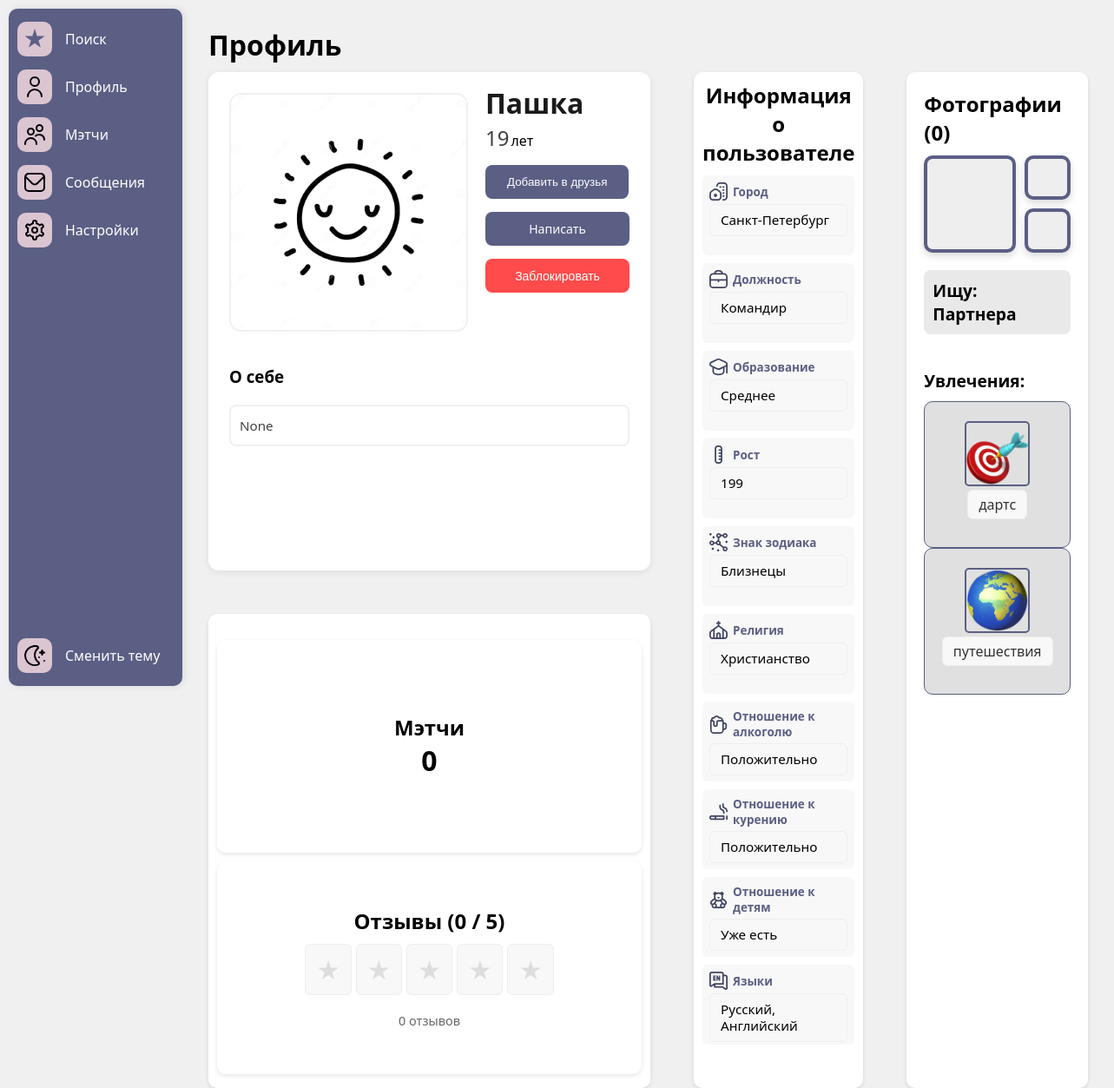
Page /profile/16/ (signed in) on the committed database.
### authuser/models.py (models this page shows, shortened)
class User(AbstractBaseUser, PermissionsMixin): #Сам юзер
    full_name = models.CharField(max_length=100)
    email = models.EmailField(unique=True)
    is_active = models.BooleanField(default=True)
    is_staff = models.BooleanField(default=False)
    is_ai = models.BooleanField(default=False)
    objects = CustomUserManager()
    USERNAME_FIELD = 'email'
    REQUIRED_FIELDS = ['full_name']

class Profile(models.Model): #Профиль с основной инфой, отображающейся в профиле
    user = models.OneToOneField(User, on_delete=models.CASCADE, related_name='profile')
    avatar = models.ImageField(upload_to='avatars/', blank=True, null=True, default='avatars/default_avatar.jpg')
    gender = models.ForeignKey('Gender', on_delete=models.SET_NULL, blank=True, null=True)
    job = models.CharField(max_length=20, blank=True, null=True)
    birth_date = models.DateField(blank=True, null=True)
    bio = models.CharField(max_length=200, blank=True, null=True)
    city = models.ForeignKey('City', on_delete=models.SET_NULL, blank=True, null=True)
    interests = models.ManyToManyField('Interest', blank=True)
    height = models.PositiveIntegerField(blank=True, null=True)
    zodiac_sign = models.ForeignKey('Zodiac', on_delete=models.SET_NULL, blank=True, null=True)
    smoking = models.ForeignKey('Smoking', on_delete=models.SET_NULL, blank=True, null=True)
    alcohol = models.ForeignKey('Alcohol', on_delete=models.SET_NULL, blank=True, null=True)
    religion = models.ForeignKey('Religion', on_delete=models.SET_NULL, blank=True, null=True)
    education = models.ForeignKey('Education', on_delete=models.SET_NULL, blank=True, null=True)
    children = models.ForeignKey('Children', on_delete=models.SET_NULL, blank=True, null=True)
    language = models.ManyToManyField('Language', blank=True, null=True)
    relationship = models.ForeignKey('Relationship', on_delete=models.SET_NULL, blank=True, null=True)
    @property
    def age(self):
        if not self.birth_date:
            return None
        today = date.today()
        born = self.birth_date
        return today.year - born.year - ((today.month, today.day) < (born.month, born.day))

class City(models.Model):
    name = models.CharField(max_length=20, unique=True)
    def __str__(self):
        return self.name

class Education(models.Model):
    name = models.CharField(max_length=20, unique=True)
    def __str__(self):
        return self.name

class Zodiac(models.Model):
    name = models.CharField(max_length=20, unique=True)
    def __str__(self):
        return self.name

class Religion(models.Model):
    name = models.CharField(max_length=20, unique=True)
    def __str__(self):
        return self.name

class Alcohol(models.Model):
    name = models.CharField(max_length=20, unique=True)
    def __str__(self):
        return self.name

class Smoking(models.Model):
    name = models.CharField(max_length=20, unique=True)
    def __str__(self):
        return self.name

class Children(models.Model):
    name = models.CharField(max_length=20, unique=True)
    def __str__(self):
        return self.name

class Language(models.Model):
    name = models.CharField(max_length=20, unique=True)

class Relationship(models.Model):
    name = models.CharField(max_length=20, unique=True)
    def __str__(self):
        return self.name

class Interest(models.Model):
    name = models.CharField(max_length=20, unique=True)
    image = models.ImageField(upload_to='interests/', blank=True, null=True)

### compatibility/views.py (the view)
# urls.py: path('profile/<int:user_id>/',user_profile, name='user_profile'),
@login_required
def user_profile(request, user_id): #Чужой профиль
    user = request.user
    if user.id == user_id: #Если айди наш, то идем на наш профиль
        return redirect('profile')
    user_prof = get_object_or_404(User, id=user_id)
    profile = get_object_or_404(Profile, user=user_prof)
    can_review = not Review.objects.filter(author=user, receiver=user_prof).exists() #Писал ли отзыв до
    reviews = Review.objects.filter(receiver=user_prof).select_related('author__profile') #Отзывы на странице
    avg_rating = reviews.aggregate(Avg('rating'))['rating__avg'] or 0 #Рейтинг
    friendship = Friendship.objects.filter(
        (Q(from_user=user, to_user=user_prof) | Q(from_user=user_prof, to_user=user)),
        status__in=['pending', 'accepted']
    ).first()
    friendship_status = friendship.status if friendship else 'none' #Проверка дружбы
    is_request_sent = friendship.from_user == user if friendship else False #Отправлен ли запрос
    friendship_id = friendship.id if friendship else None #айди дружбы. Нужно в хтмл
    if request.method == 'POST' and 'submit_review' in request.POST: #Оставляем отзыв
        form = ReviewForm(request.POST)
        if form.is_valid() and can_review:
            review = form.save(commit=False)
            review.author = user
            review.receiver = user_prof
            review.save()
            return redirect('user_profile', user_id=user_id)
    else:
        form = ReviewForm()
    context = {
        'profile': profile,
        'user': user_prof,
        'reviews': reviews,
        'avg_rating': round(avg_rating, 1),
        'review_form': form,
        'can_review': can_review,
        'friendship_status': friendship_status,
        'is_request_sent': is_request_sent,
        'friendship_id': friendship_id,
        'is_blocked': Block.objects.filter(blocker=user, blocked=user_prof).exists(),
        'is_blocked_by_user': Block.objects.filter(blocker=user_prof, blocked=user).exists(),
    }
    return render(request, 'user_profile.html', context)

### templates/user_profile.html (shortened to what this page needs)
{% extends 'base.html' %}
{% load static %}
{% block extra_css %}
<link rel="stylesheet" href="{% static 'css/profile_style.css' %}">
{% endblock %}
{% block content %}
{% if is_blocked_by_user %}
<div style="text-align: center; padding: 50px;">
    <h2>🚫 Вы заблокированы пользователем {{ user.full_name }}</h2>
    <p>Просмотр профиля недоступен</p>
</div>
{% else %}
<div>
    <h1 style="margin-bottom: 10px;">Профиль</h1>
</div>
<div class="stats">
    <div class="profile-card">
        <div class="profile-header">
            <div class="avatar-wrapper">
                <img class="avatar"
                     src="{{ user.profile.avatar.url }}"
                     alt="Profile photo"
                     onclick="openPhotoPreview(this.src)">
            </div>
            <div class="profile-meta">
                <div class="name-age-group">
                    <h1 class="user-name">
                        {{ user.full_name }}
                    </h1>
                    {% if user.profile.age %}
                    <div class="age-display">
                        <span class="age-value">{{ user.profile.age }}</span>
                        <span class="age-label">лет</span>
                    </div>
                    {% endif %}
                    {% if user.id != request.user.id %}
                        {% if friendship_status == 'accepted' %}
                            <form action="{% url 'remove_friend' user.id %}" method="post">
                                {% csrf_token %}
                                <button style="margin-top: 15px;" class="btn btn-danger">Удалить из друзей</button>
                            </form>
                        {% else %}
                            <form action="{% url 'send_friend_request' user.id %}" method="post">
                                <button style="margin-top: 15px;" class="btn btn-primary">Добавить в друзья</button>
                            </form>
                        {% endif %}
                    {% endif %}
                    <div class="actions-group right">
                        <a href="{% url 'messenger_detail' user.id %}"
                           class="btn btn-primary message-btn"
                           style="font-weight: 400; font-size: 14px; height: 39px; display: inline-flex; align-items: center; justify-content: center; padding: 0 30px; margin-top: 15px; width: 166px; margin-right: auto;">
                            Написать
                        </a>
                    </div>
                    <div class="block-section">
                        {% if request.user != user %}
                        {% if is_blocked %}
                        <form action="{% url 'unblock_user' user.id %}" method="post">
                            {% csrf_token %}
                            <button style="font-weight: 400; font-size: 14px; height: 39px; display: inline-flex;  align-items: center; justify-content: center; padding: 0 30px; margin-top: 15px; width: 166px;" class="btn btn-dark">Разблокировать</button>
                        </form>
                        {% else %}
                        <form action="{% url 'block_user' user.id %}" method="post">
                            <button style="font-weight: 400; font-size: 14px; height: 39px; display: inline-flex;  align-items: center; justify-content: center; padding: 0 30px; margin-top: 15px; width: 166px;" class="btn btn-danger">Заблокировать</button>
                        </form>
                        {% endif %}
                        {% endif %}
                    </div>
                </div>
            </div>
        </div>
        <div class="bio-section">
            <h3 class="section-title">О себе</h3>
            <div class="bio-frame">
                <p class="bio-text">{{ user.profile.bio }}</p>
            </div>
        </div>
    </div>
    <div class="stat-box animate rectangle-box skip-box">
        <h2 style="text-align: center; margin-bottom: 10px;">Информация о пользователе</h2>
        <div class="info-item">
            <div class="info-header">
                <img src="{% static 'icons/city.svg' %}" class="info-icon" alt="Город">
                <h3 class="info-title">Город</h3>
            </div>
            <span class="info-content">
                {{ user.profile.city|default:"Не указан" }}
            </span>
        </div>
        <div class="info-item">
            <div class="info-header">
                <img src="{% static 'icons/job.svg' %}" class="info-icon" alt="Должность">
                <h3 class="info-title">Должность</h3>
            </div>
            <span class="info-content">
                {{ user.profile.job|default:"Не указан" }}
            </span>
        </div>
        <div class="info-item">
            <div class="info-header">
                <img src="{% static 'icons/education.svg' %}" class="info-icon" alt="Образование">
                <h3 class="info-title">Образование</h3>
            </div>
            <span class="info-content">
                {{ user.profile.education|default:"Не указан" }}
            </span>
        </div>
        <div class="info-item">
            <div class="info-header">
                <img src="{% static 'icons/height.svg' %}" class="info-icon" alt="Рост">
                <h3 class="info-title">Рост</h3>
            </div>
            <span class="info-content">
                {{ user.profile.height|default:"Не указан" }}
            </span>
        </div>
        <div class="info-item">
            <div class="info-header">
                <img src="{% static 'icons/zodiac_sign.svg' %}" class="info-icon" alt="Знак_зодиака">
                <h3 class="info-title">Знак зодиака</h3>
            </div>
            <span class="info-content">
                {{ user.profile.zodiac_sign|default:"Не указан" }}
            </span>
        </div>
        <div class="info-item">
            <div class="info-header">
                <img src="{% static 'icons/religion.svg' %}" class="info-icon" alt="Религия">
                <h3 class="info-title">Религия</h3>
            </div>
            <span class="info-content">
                {{ user.profile.religion|default:"Не указан" }}
            </span>
        </div>
        <div class="info-item">
            <div class="info-header">
                <img src="{% static 'icons/alcohol.svg' %}" class="info-icon" alt="Отношение_к_алкоголю">
                <h3 class="info-title">Отношение к алкоголю</h3>
            </div>
            <span class="info-content">
                {{ user.profile.alcohol|default:"Не указан" }}
            </span>
        </div>
        <div class="info-item">
            <div class="info-header">
                <img src="{% static 'icons/smoking.svg' %}" class="info-icon" alt="Отношение_к_курению">
                <h3 class="info-title">Отношение к курению</h3>
            </div>
            <span class="info-content">
                {{ user.profile.smoking|default:"Не указан" }}
            </span>
        </div>
        <div class="info-item">
            <div class="info-header">
                <img src="{% static 'icons/children.svg' %}" class="info-icon" alt="Отношение_к_детям">
                <h3 class="info-title">Отношение к детям</h3>
            </div>
            <span class="info-content">
                {{ user.profile.children|default:"Не указан" }}
            </span>
        </div>
        <div class="info-item">
            <div class="info-header">
                <img src="{% static 'icons/language.svg' %}" class="info-icon" alt="Языки">
                <h3 class="info-title">Языки</h3>
            </div>
            <span class="info-content">
                {% for lang in profile.language.all %}
                {{ lang.name }}{% if not forloop.last %}, {% endif %}
                {% empty %}
                Нет добавленных языков
                {% endfor %}
            </span>
        </div>
    </div>
    <div class="stat-box animate rectangle-box skip-box dlc-block">
        <div class="photos-section">
            <h2>Фотографии ({{ profile.photos.count }})</h2>
            <div class="photos-container">
                {% for photo in profile.photos.all|dictsortreversed:"uploaded_at"|slice:":3" %}
                <div class="{% if forloop.first %}large-photo{% else %}small-photo{% endif %} photo-wrapper">
                    {% if forloop.last and profile.photos.count > 3 %}
                    <div class="blur-container">
                        <img src="{{ photo.image.url }}" class="photo-image" onclick="openPhotoPreview(this.src)">
                    </div>
                    <div class="overlay" onclick="openPhotoModal()">
                        <span class="plus-icon">+{{ profile.photos.count|add:"-2" }}</span>
                    </div>
                    {% else %}
                    <img src="{{ photo.image.url }}" class="photo-image" onclick="openPhotoPreview(this.src)">
                    {% endif %}
                </div>
                {% empty %}
                <div class="large-photo photo-wrapper"></div>
                <div class="small-photo photo-wrapper"></div>
                <div class="small-photo photo-wrapper"></div>
                {% endfor %}
            </div>
        </div>
        <div class="looking-for">
            <h2>Ищу: {{ user.profile.relationship }}</h2>
        </div>
        <div class="hobbies">
            <h2>Увлечения:</h2>
            <div class="hobbies-grid">
                {% for interest in profile.interests.all %}
                <div class="hobby-tile">
                    <img src="{{ interest.image.url }}" alt="{{ interest.name }}" class="hobby-img">
                    <span>{{ interest.name }}</span>
                </div>
                {% empty %}
                <span>Добавьте увлечения</span>
                {% endfor %}
            </div>
        </div>
    </div>
    <div class="stat-box animate min-box" onclick="openReviewsModal()" style="cursor: pointer">
        <div class="three-squares">
            <div class="square">
                <div>
                    <h2>Мэтчи</h2>
                    <p class="count">0</p>
                </div>
            </div>
            <div class="square">
                <div class="reviews-summary">
                    <h2>Отзывы ({{ avg_rating }} / 5)</h2>
                    <div class="rating-stars-big" style="display: flex; gap: 5px; justify-content: center; flex-wrap: nowrap;">
                        {% for _ in "12345" %}
                        <span class="star{% if forloop.counter <= avg_rating %} filled{% endif %}"
                              style="display: inline-block; float: none !important;">★</span>
                        {% endfor %}
                    </div>
                    <p class="total-reviews">{{ reviews.count }} отзывов</p>
                </div>
            </div>
        </div>
    </div>
</div>
{% endif %}
{% endblock %}

### rows in the picture
User: profile.avatar (placeholder picture), full_name "Пашка", profile.age "19", profile.bio "None", profile.city "Санкт-Петербург", profile.job "Командир", profile.education "Среднее", profile.height "199", profile.zodiac_sign "Близнецы", profile.religion "Христианство", profile.alcohol "Положительно", profile.smoking "Положительно", profile.children "Уже есть", profile.relationship "Партнера"
Language: name "Русский"
Language: name "Английский"
Profile: photos.count "0"
Interest: image (picture), name "дартс"
Interest: image (picture), name "путешествия"

### other values in the picture
{{ avg_rating }} "0"
{{ reviews.count }} "0"
